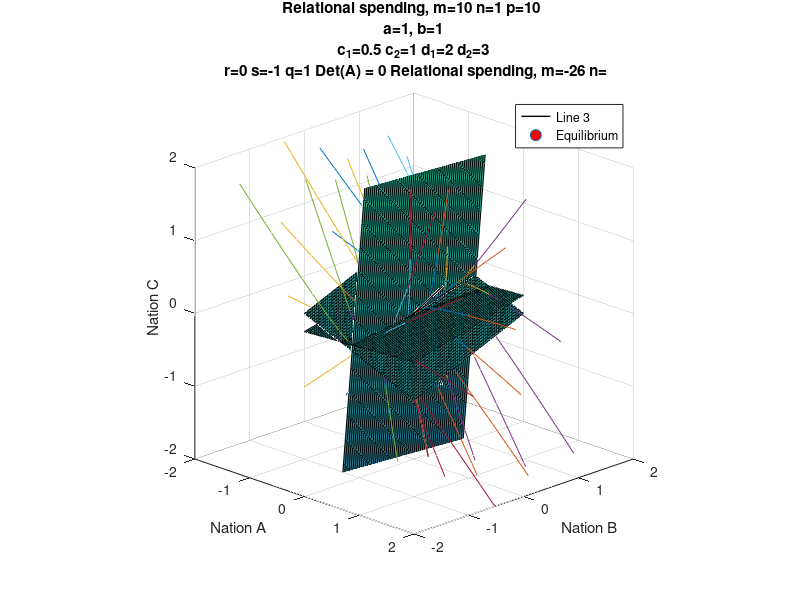

Write MATLAB code to recreate this figure.
m = 10; n=1; p=10;
a = 1; b = 1; c_1 =0.5; c_2=1; d_1=2;d_2=3;
A = [-m,b,c_1;a,-n,d_1; c_2,d_2,-p];
r=0;
s=0;
q=0;
w = [r;s;q];
x_star = -inv(A)*w;
theta = linspace(-pi/2,pi/2,8);
theta(end)=[];
phi = linspace(0,2*pi,8);
phi(end)=[];
[THETA,PHI] = meshgrid(theta,phi);
[x,y,z] = sph2cart(PHI,THETA,1);
ini = [x(:), y(:), z(:)]+x_star';
sys = @(A,w,v) A*v+w;
[vecs, lambda] = eig(A);
[X,Y,Z] = meshgrid(linspace(-1,1,8));
X = X + x_star(1);
Y = Y + x_star(2);
Z = Z + x_star(3);
U = A(1,1)*X + A(1,2)*Y + A(1,3)*Z + w(1);
V = A(2,1)*X + A(2,2)*Y + A(2,3)*Z + w(2);
W = A(3,1)*X + A(3,2)*Y + A(3,3)*Z + w(3);
L = sqrt(U.^2 + V.^2 + W.^2);
fig = figure();
hold on;
s = [-1, 1];
for i=1:3
  l1 = x_star(i)+vecs(:,i)*s;
  L1=plot3(l1(1,:),l1(2,:),l1(3,:),'k','DisplayName',sprintf('Line %g',i),'LineWidth',1);
endfor
pl = @(x, y) (m / c_2) * x + (-a / c_2) * y;
ezsurf(pl,[-1,1]);
pl = @(x,y) (-b/d_2)*x + (n/d_2)*y;
ezsurf(pl,[-1,1]);
pl = @(x,y) (c_1/p)*x + (d_1/p)*y;
ezsurf(pl,[-1,1]);
%quiver3(X,Y,Z,0.1*(U./L),0.1*(V./L),0.1*(W./L),0);
for k=1:size(ini,1)
  y_0 = ini(k,:)';
  [~,yf] = ode45(@(t,v) sys(A,w,v), [0,1], y_0);
  [~,yb] = ode45(@(t,v) sys(A,w,v), [0,-1], y_0);
  plot3(yf(:,1),yf(:,2),yf(:,3));
  plot3(yb(:,1),yb(:,2),yb(:,3));
endfor
eq=plot3(x_star(1),x_star(2),x_star(3),'o','MarkerSize',10,
'MarkerFaceColor','r','DisplayName','Equilibrium');
view(45,20);
title(sprintf("Relational spending, m=%g n=%g p=%g \n a=%g, b=%g \n c_1=%g c_2=%g d_1=%g d_2=%g \n r=%g s=%g q=%g Det(A) = %g ",
m,n,p,a,b,c_1,c_2,d_1,d_2,r,s,q,det(A)));
xlabel("Nation A");
ylabel("Nation B");
zlabel("Nation C");
axis equal; grid on;
xlim([-2,2]+x_star(1));
ylim([-2,2]+x_star(2));
zlim([-2,2]+x_star(3));
legend([L1,eq]);
hold off;
print(fig,sprintf('figures/richardson_3D_%g_%g_%g.png',r,s,q),
'-dpng', '-S1300,1300');
%close(fig);
